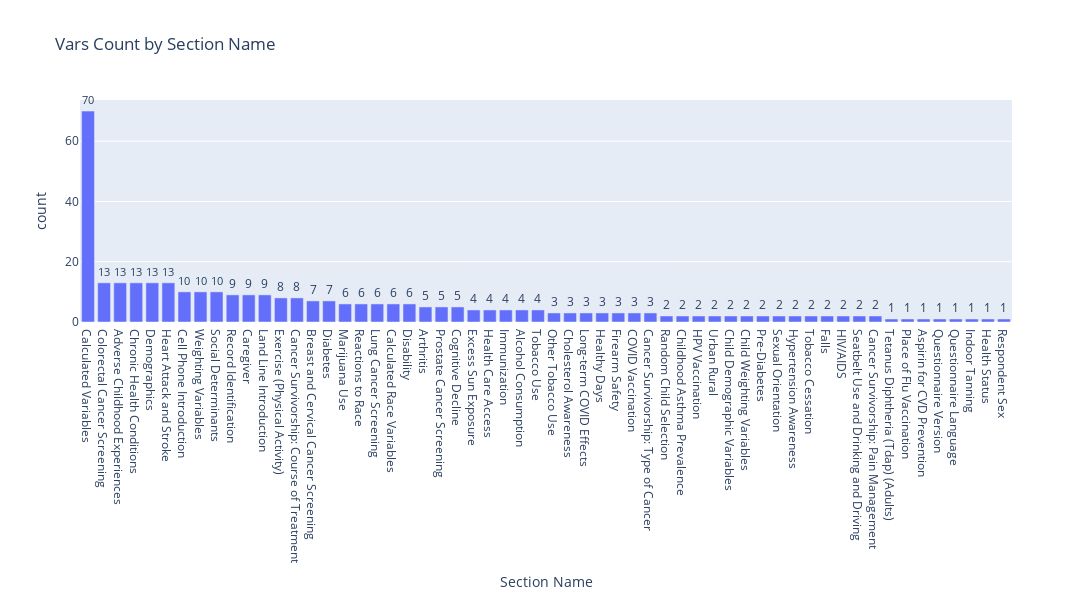

Source (notebook cell):
### Markdown cell above
Distribuição das variáveis (colunas do dado) por sessão

### Code cell
import plotly.express as px
import pandas as pd
# import plotly.io as pio
# pio.renderers.default = 'notebook'

# categorias das variáveis
# Exibir as categorias únicas da coluna 'Section Name'
df_vars_2023_data = pd.read_csv(f"{notebook_dir_project_predict}data{os.sep}intermediate{os.sep}2023{os.sep}brfss_2023_variaveis.csv")
Section_counts = df_vars_2023_data['Section Name'].value_counts()

with open(f'{notebook_dir_project_predict}data{os.sep}intermediate{os.sep}2023{os.sep}brfss_2023_variaveis_count_section_name.txt', 'w') as f:
    Section_counts.to_string(f)

# Contar as ocorrências de cada seção
data_sect = Section_counts.reset_index()
data_sect.columns = ['Section Name', 'count']  # renomeando colunas

fig = px.bar(data_sect, x="Section Name", 
             y="count", 
             text_auto=True,
             title="Vars Count by Section Name",
             width = 1800,
             height = 600
             )

fig.update_traces(textfont_size=12, textangle=0, textposition="outside", cliponaxis=False)
# salvar figura
fig.write_image(f"{notebook_dir_project_predict}data{os.sep}intermediate{os.sep}2023{os.sep}brfss_2023_vars_count_by_section_name.png")
fig.show()

### Figure 1 — Plotly figure (JSON) as saved in the notebook; plotly's stock layout.template omitted (floating-point values rounded to 4 significant figures)
{"data": [{"cliponaxis": false, "hovertemplate": "Section Name=%{x}<br>count=%{y}<extra></extra>", "legendgroup": "", "marker": {"color": "#636efa", "pattern": {"shape": ""}}, "name": "", "orientation": "v", "showlegend": false, "textangle": 0, "textfont": {"size": 12}, "textposition": "outside", "texttemplate": "%{y}", "type": "bar", "x": ["Calculated Variables", "Colorectal Cancer Screening", "Adverse Childhood Experiences", "Chronic Health Conditions", "Demographics", "Heart Attack and Stroke", "Cell Phone Introduction", "Weighting Variables", "Social Determinants", "Record Identification", "Caregiver", "Land Line Introduction", "Exercise (Physical Activity)", "Cancer Survivorship: Course of Treatment", "Breast and Cervical Cancer Screening", "Diabetes", "Marijuana Use", "Reactions to Race", "Lung Cancer Screening", "Calculated Race Variables", "Disability", "Arthritis", "Prostate Cancer Screening", "Cognitive Decline", "Excess Sun Exposure", "Health Care Access", "Immunization", "Alcohol Consumption", "Tobacco Use", "Other Tobacco Use", "Cholesterol Awareness", "Long-term COVID Effects", "Healthy Days", "Firearm Safety", "COVID Vaccination", "Cancer Survivorship: Type of Cancer", "Random Child Selection", "Childhood Asthma Prevalence", "HPV Vaccination", "Urban Rural", "Child Demographic Variables", "Child Weighting Variables", "Pre-Diabetes", "Sexual Orientation", "Hypertension Awareness", "Tobacco Cessation", "Falls", "HIV/AIDS", "Seatbelt Use and Drinking and Driving", "Cancer Survivorship: Pain Management", "Tetanus Diphtheria (Tdap) (Adults)", "Place of Flu Vaccination", "Aspirin for CVD Prevention", "Questionnaire Version", "Questionnaire Language", "Indoor Tanning", "Health Status", "Respondent Sex"], "xaxis": "x", "y": [70, 13, 13, 13, 13, 13, 10, 10, 10, 9, 9, 9, 8, 8, 7, 7, 6, 6, 6, 6, 6, 5, 5, 5, 4, 4, 4, 4, 4, 3, 3, 3, 3, 3, 3, 3, 2, 2, 2, 2, 2, 2, 2, 2, 2, 2, 2, 2, 2, 2, 1, 1, 1, 1, 1, 1, 1, 1], "yaxis": "y"}], "layout": {"barmode": "relative", "height": 600, "legend": {"tracegroupgap": 0}, "title": {"text": "Vars Count by Section Name"}, "width": 1800, "xaxis": {"anchor": "y", "domain": [0, 1], "title": {"text": "Section Name"}}, "yaxis": {"anchor": "x", "domain": [0, 1], "title": {"text": "count"}}}}
